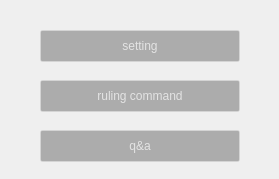
        <widget class="QWidget" name="teg_area_container">
         <property name="geometry">
          <rect>
           <x>0</x>
           <y>0</y>
           <width>279</width>
           <height>179</height>
          </rect>
         </property>
         <widget class="QPushButton" name="setting_button">
          <property name="geometry">
           <rect>
            <x>40</x>
            <y>30</y>
            <width>200</width>
            <height>32</height>
           </rect>
          </property>
          <property name="styleSheet">
           <string notr="true">border-radius: 2px;
font: 12pt &quot;MS Shell Dlg 2&quot;;
color: rgba(255, 255, 255, 0.67);

background: rgba(23, 23, 23, 0.31);
border: 1px solid rgba(233, 233, 233, 0.22);
box-sizing: border-box;
box-shadow: 2px 4px 4px rgba(0, 0, 0, 0.25);</string>
          </property>
          <property name="text">
           <string>setting</string>
          </property>
         </widget>
         <widget class="QPushButton" name="rule_button">
          <property name="geometry">
           <rect>
            <x>40</x>
            <y>80</y>
            <width>200</width>
            <height>32</height>
           </rect>
          </property>
          <property name="styleSheet">
           <string notr="true">border-radius: 2px;
font: 12pt &quot;MS Shell Dlg 2&quot;;
color: rgba(255, 255, 255, 0.67);

background: rgba(23, 23, 23, 0.31);
border: 1px solid rgba(233, 233, 233, 0.22);
box-sizing: border-box;
box-shadow: 2px 4px 4px rgba(0, 0, 0, 0.25);</string>
          </property>
          <property name="text">
           <string>ruling command</string>
          </property>
         </widget>
         <widget class="QPushButton" name="q_a_button">
          <property name="geometry">
           <rect>
            <x>40</x>
            <y>130</y>
            <width>200</width>
            <height>32</height>
           </rect>
          </property>
          <property name="styleSheet">
           <string notr="true">border-radius: 2px;
font: 12pt &quot;MS Shell Dlg 2&quot;;
color: rgba(255, 255, 255, 0.67);

background: rgba(23, 23, 23, 0.31);
border: 1px solid rgba(233, 233, 233, 0.22);
box-sizing: border-box;
box-shadow: 2px 4px 4px rgba(0, 0, 0, 0.25);</string>
          </property>
          <property name="text">
           <string>q&amp;&amp;a</string>
          </property>
         </widget>
        </widget>
